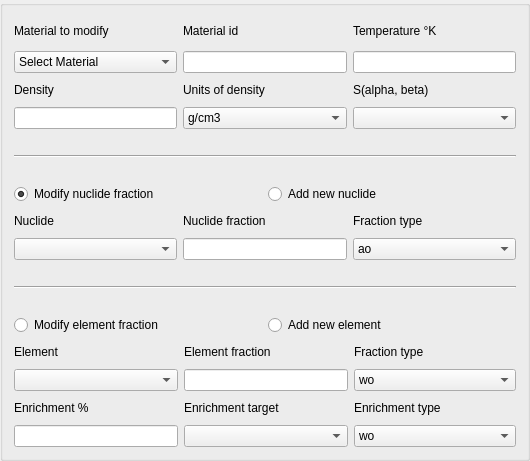
           <widget class="QGroupBox" name="groupBox_3">
            <property name="minimumSize">
             <size>
              <width>530</width>
              <height>0</height>
             </size>
            </property>
            <property name="maximumSize">
             <size>
              <width>530</width>
              <height>16777215</height>
             </size>
            </property>
            <property name="title">
             <string/>
            </property>
            <layout class="QGridLayout" name="gridLayout_21">
             <item row="0" column="0">
              <layout class="QGridLayout" name="gridLayout_14">
               <item row="0" column="0">
                <widget class="QLabel" name="label_48">
                 <property name="sizePolicy">
                  <sizepolicy hsizetype="Preferred" vsizetype="Preferred">
                   <horstretch>0</horstretch>
                   <verstretch>0</verstretch>
                  </sizepolicy>
                 </property>
                 <property name="minimumSize">
                  <size>
                   <width>162</width>
                   <height>28</height>
                  </size>
                 </property>
                 <property name="text">
                  <string>Material to modify</string>
                 </property>
                </widget>
               </item>
               <item row="0" column="1">
                <widget class="QLabel" name="label_40">
                 <property name="sizePolicy">
                  <sizepolicy hsizetype="Preferred" vsizetype="Preferred">
                   <horstretch>0</horstretch>
                   <verstretch>0</verstretch>
                  </sizepolicy>
                 </property>
                 <property name="minimumSize">
                  <size>
                   <width>162</width>
                   <height>28</height>
                  </size>
                 </property>
                 <property name="text">
                  <string>Material id</string>
                 </property>
                </widget>
               </item>
               <item row="0" column="2">
                <widget class="QLabel" name="label_44">
                 <property name="sizePolicy">
                  <sizepolicy hsizetype="Preferred" vsizetype="Preferred">
                   <horstretch>0</horstretch>
                   <verstretch>0</verstretch>
                  </sizepolicy>
                 </property>
                 <property name="minimumSize">
                  <size>
                   <width>162</width>
                   <height>28</height>
                  </size>
                 </property>
                 <property name="text">
                  <string>Temperature °K</string>
                 </property>
                </widget>
               </item>
               <item row="1" column="1">
                <widget class="QLineEdit" name="Mat_ID_LE">
                 <property name="sizePolicy">
                  <sizepolicy hsizetype="Preferred" vsizetype="Preferred">
                   <horstretch>0</horstretch>
                   <verstretch>0</verstretch>
                  </sizepolicy>
                 </property>
                 <property name="minimumSize">
                  <size>
                   <width>162</width>
                   <height>22</height>
                  </size>
                 </property>
                 <property name="maximumSize">
                  <size>
                   <width>16777215</width>
                   <height>22</height>
                  </size>
                 </property>
                </widget>
               </item>
               <item row="1" column="2">
                <widget class="QLineEdit" name="Temp_LE">
                 <property name="enabled">
                  <bool>true</bool>
                 </property>
                 <property name="sizePolicy">
                  <sizepolicy hsizetype="Preferred" vsizetype="Preferred">
                   <horstretch>0</horstretch>
                   <verstretch>0</verstretch>
                  </sizepolicy>
                 </property>
                 <property name="minimumSize">
                  <size>
                   <width>162</width>
                   <height>22</height>
                  </size>
                 </property>
                 <property name="maximumSize">
                  <size>
                   <width>16777215</width>
                   <height>22</height>
                  </size>
                 </property>
                </widget>
               </item>
               <item row="2" column="0">
                <widget class="QLabel" name="label_49">
                 <property name="sizePolicy">
                  <sizepolicy hsizetype="Preferred" vsizetype="Preferred">
                   <horstretch>0</horstretch>
                   <verstretch>0</verstretch>
                  </sizepolicy>
                 </property>
                 <property name="minimumSize">
                  <size>
                   <width>162</width>
                   <height>22</height>
                  </size>
                 </property>
                 <property name="maximumSize">
                  <size>
                   <width>16777215</width>
                   <height>22</height>
                  </size>
                 </property>
                 <property name="text">
                  <string>Density</string>
                 </property>
                </widget>
               </item>
               <item row="2" column="1">
                <widget class="QLabel" name="label_50">
                 <property name="sizePolicy">
                  <sizepolicy hsizetype="Preferred" vsizetype="Preferred">
                   <horstretch>0</horstretch>
                   <verstretch>0</verstretch>
                  </sizepolicy>
                 </property>
                 <property name="minimumSize">
                  <size>
                   <width>162</width>
                   <height>22</height>
                  </size>
                 </property>
                 <property name="maximumSize">
                  <size>
                   <width>16777215</width>
                   <height>22</height>
                  </size>
                 </property>
                 <property name="text">
                  <string>Units of density</string>
                 </property>
                </widget>
               </item>
               <item row="2" column="2">
                <widget class="QLabel" name="label_34">
                 <property name="sizePolicy">
                  <sizepolicy hsizetype="Preferred" vsizetype="Preferred">
                   <horstretch>0</horstretch>
                   <verstretch>0</verstretch>
                  </sizepolicy>
                 </property>
                 <property name="minimumSize">
                  <size>
                   <width>162</width>
                   <height>22</height>
                  </size>
                 </property>
                 <property name="maximumSize">
                  <size>
                   <width>16777215</width>
                   <height>22</height>
                  </size>
                 </property>
                 <property name="text">
                  <string>S(alpha, beta)</string>
                 </property>
                </widget>
               </item>
               <item row="3" column="0">
                <widget class="QLineEdit" name="Density_LE">
                 <property name="sizePolicy">
                  <sizepolicy hsizetype="Preferred" vsizetype="Preferred">
                   <horstretch>0</horstretch>
                   <verstretch>0</verstretch>
                  </sizepolicy>
                 </property>
                 <property name="minimumSize">
                  <size>
                   <width>162</width>
                   <height>22</height>
                  </size>
                 </property>
                 <property name="maximumSize">
                  <size>
                   <width>16777215</width>
                   <height>22</height>
                  </size>
                 </property>
                </widget>
               </item>
               <item row="3" column="1">
                <widget class="QComboBox" name="Density_Unit_CB">
                 <property name="sizePolicy">
                  <sizepolicy hsizetype="Preferred" vsizetype="Preferred">
                   <horstretch>0</horstretch>
                   <verstretch>0</verstretch>
                  </sizepolicy>
                 </property>
                 <property name="minimumSize">
                  <size>
                   <width>162</width>
                   <height>22</height>
                  </size>
                 </property>
                 <property name="maximumSize">
                  <size>
                   <width>16777215</width>
                   <height>22</height>
                  </size>
                 </property>
                 <item>
                  <property name="text">
                   <string>g/cm3</string>
                  </property>
                 </item>
                 <item>
                  <property name="text">
                   <string>g/cc</string>
                  </property>
                 </item>
                 <item>
                  <property name="text">
                   <string>kg/m3</string>
                  </property>
                 </item>
                 <item>
                  <property name="text">
                   <string>atom/b-cm</string>
                  </property>
                 </item>
                 <item>
                  <property name="text">
                   <string>atom/cm3</string>
                  </property>
                 </item>
                 <item>
                  <property name="text">
                   <string>sum</string>
                  </property>
                 </item>
                 <item>
                  <property name="text">
                   <string>macro</string>
                  </property>
                 </item>
                </widget>
               </item>
               <item row="3" column="2">
                <widget class="QComboBox" name="SAB_CB">
                 <property name="sizePolicy">
                  <sizepolicy hsizetype="Preferred" vsizetype="Preferred">
                   <horstretch>0</horstretch>
                   <verstretch>0</verstretch>
                  </sizepolicy>
                 </property>
                 <property name="minimumSize">
                  <size>
                   <width>162</width>
                   <height>22</height>
                  </size>
                 </property>
                 <property name="maximumSize">
                  <size>
                   <width>16777215</width>
                   <height>22</height>
                  </size>
                 </property>
                </widget>
               </item>
               <item row="1" column="0">
                <widget class="QComboBox" name="Mat_List_CB">
                 <property name="minimumSize">
                  <size>
                   <width>0</width>
                   <height>22</height>
                  </size>
                 </property>
                 <property name="maximumSize">
                  <size>
                   <width>16777215</width>
                   <height>22</height>
                  </size>
                 </property>
                 <item>
                  <property name="text">
                   <string>Select Material</string>
                  </property>
                 </item>
                </widget>
               </item>
              </layout>
             </item>
             <item row="4" column="0">
              <layout class="QHBoxLayout" name="horizontalLayout">
               <item>
                <widget class="QRadioButton" name="Nucl_Modif_RB">
                 <property name="text">
                  <string>Modify nuclide fraction</string>
                 </property>
                 <property name="checkable">
                  <bool>true</bool>
                 </property>
                 <property name="checked">
                  <bool>true</bool>
                 </property>
                 <attribute name="buttonGroup">
                  <string notr="true">buttonGroup</string>
                 </attribute>
                </widget>
               </item>
               <item>
                <widget class="QRadioButton" name="Nucl_Add_RB">
                 <property name="text">
                  <string>Add new nuclide</string>
                 </property>
                 <attribute name="buttonGroup">
                  <string notr="true">buttonGroup</string>
                 </attribute>
                </widget>
               </item>
              </layout>
             </item>
             <item row="5" column="0">
              <layout class="QGridLayout" name="gridLayout_18">
               <item row="0" column="0">
                <widget class="QLabel" name="label_4">
                 <property name="minimumSize">
                  <size>
                   <width>162</width>
                   <height>22</height>
                  </size>
                 </property>
                 <property name="maximumSize">
                  <size>
                   <width>16777215</width>
                   <height>22</height>
                  </size>
                 </property>
                 <property name="text">
                  <string>Nuclide</string>
                 </property>
                </widget>
               </item>
               <item row="0" column="1">
                <widget class="QLabel" name="label_5">
                 <property name="minimumSize">
                  <size>
                   <width>162</width>
                   <height>22</height>
                  </size>
                 </property>
                 <property name="maximumSize">
                  <size>
                   <width>16777215</width>
                   <height>22</height>
                  </size>
                 </property>
                 <property name="text">
                  <string>Nuclide fraction</string>
                 </property>
                </widget>
               </item>
               <item row="0" column="2">
                <widget class="QLabel" name="label_6">
                 <property name="minimumSize">
                  <size>
                   <width>162</width>
                   <height>22</height>
                  </size>
                 </property>
                 <property name="maximumSize">
                  <size>
                   <width>16777215</width>
                   <height>22</height>
                  </size>
                 </property>
                 <property name="text">
                  <string>Fraction type</string>
                 </property>
                </widget>
               </item>
               <item row="1" column="0">
                <widget class="QComboBox" name="Nuclide_CB">
                 <property name="minimumSize">
                  <size>
                   <width>162</width>
                   <height>22</height>
                  </size>
                 </property>
                 <property name="maximumSize">
                  <size>
                   <width>16777215</width>
                   <height>22</height>
                  </size>
                 </property>
                 <property name="currentText">
                  <string/>
                 </property>
                 <property name="currentIndex">
                  <number>-1</number>
                 </property>
                </widget>
               </item>
               <item row="1" column="1">
                <widget class="QLineEdit" name="Percent_Nuclide_LE">
                 <property name="sizePolicy">
                  <sizepolicy hsizetype="Preferred" vsizetype="Fixed">
                   <horstretch>0</horstretch>
                   <verstretch>0</verstretch>
                  </sizepolicy>
                 </property>
                 <property name="minimumSize">
                  <size>
                   <width>162</width>
                   <height>22</height>
                  </size>
                 </property>
                 <property name="maximumSize">
                  <size>
                   <width>16777215</width>
                   <height>22</height>
                  </size>
                 </property>
                </widget>
               </item>
               <item row="1" column="2">
                <widget class="QComboBox" name="Percent_Nuc_Type_CB">
                 <property name="minimumSize">
                  <size>
                   <width>162</width>
                   <height>22</height>
                  </size>
                 </property>
                 <property name="maximumSize">
                  <size>
                   <width>16777215</width>
                   <height>22</height>
                  </size>
                 </property>
                 <item>
                  <property name="text">
                   <string>ao</string>
                  </property>
                 </item>
                 <item>
                  <property name="text">
                   <string>wo</string>
                  </property>
                 </item>
                </widget>
               </item>
              </layout>
             </item>
             <item row="9" column="0">
              <layout class="QHBoxLayout" name="horizontalLayout_2">
               <item>
                <widget class="QRadioButton" name="Elm_Modif_RB">
                 <property name="text">
                  <string>Modify element fraction</string>
                 </property>
                 <property name="checked">
                  <bool>false</bool>
                 </property>
                 <attribute name="buttonGroup">
                  <string notr="true">buttonGroup</string>
                 </attribute>
                </widget>
               </item>
               <item>
                <widget class="QRadioButton" name="Elm_Add_RB">
                 <property name="text">
                  <string>Add new element</string>
                 </property>
                 <attribute name="buttonGroup">
                  <string notr="true">buttonGroup</string>
                 </attribute>
                </widget>
               </item>
              </layout>
             </item>
             <item row="10" column="0">
              <layout class="QGridLayout" name="gridLayout_19">
               <item row="0" column="0">
                <widget class="QLabel" name="label_51">
                 <property name="minimumSize">
                  <size>
                   <width>162</width>
                   <height>22</height>
                  </size>
                 </property>
                 <property name="maximumSize">
                  <size>
                   <width>16777215</width>
                   <height>22</height>
                  </size>
                 </property>
                 <property name="text">
                  <string>Element</string>
                 </property>
                </widget>
               </item>
               <item row="0" column="1">
                <widget class="QLabel" name="label_52">
                 <property name="minimumSize">
                  <size>
                   <width>162</width>
                   <height>22</height>
                  </size>
                 </property>
                 <property name="maximumSize">
                  <size>
                   <width>16777215</width>
                   <height>22</height>
                  </size>
                 </property>
                 <property name="text">
                  <string>Element fraction</string>
                 </property>
                </widget>
               </item>
               <item row="0" column="2">
                <widget class="QLabel" name="label_53">
                 <property name="minimumSize">
                  <size>
                   <width>162</width>
                   <height>22</height>
                  </size>
                 </property>
                 <property name="maximumSize">
                  <size>
                   <width>16777215</width>
                   <height>22</height>
                  </size>
                 </property>
                 <property name="text">
                  <string>Fraction type</string>
                 </property>
                </widget>
               </item>
               <item row="1" column="0">
                <widget class="QComboBox" name="Element_CB">
                 <property name="minimumSize">
                  <size>
                   <width>162</width>
                   <height>22</height>
                  </size>
                 </property>
                 <property name="maximumSize">
                  <size>
                   <width>16777215</width>
                   <height>22</height>
                  </size>
                 </property>
                </widget>
               </item>
               <item row="1" column="1">
                <widget class="QLineEdit" name="Percent_Element_LE">
                 <property name="minimumSize">
                  <size>
                   <width>162</width>
                   <height>22</height>
                  </size>
                 </property>
                 <property name="maximumSize">
                  <size>
                   <width>16777215</width>
                   <height>22</height>
                  </size>
                 </property>
                </widget>
               </item>
               <item row="1" column="2">
                <widget class="QComboBox" name="Percent_Ele_Type_CB">
                 <property name="minimumSize">
                  <size>
                   <width>162</width>
                   <height>22</height>
                  </size>
                 </property>
                 <property name="maximumSize">
                  <size>
                   <width>16777215</width>
                   <height>22</height>
                  </size>
                 </property>
                 <item>
                  <property name="text">
                   <string>wo</string>
                  </property>
                 </item>
                 <item>
                  <property name="text">
                   <string>ao</string>
                  </property>
                 </item>
                </widget>
               </item>
               <item row="2" column="0">
                <widget class="QLabel" name="label_54">
                 <property name="minimumSize">
                  <size>
                   <width>162</width>
                   <height>22</height>
                  </size>
                 </property>
                 <property name="maximumSize">
                  <size>
                   <width>16777215</width>
                   <height>22</height>
                  </size>
                 </property>
                 <property name="text">
                  <string>Enrichment %</string>
                 </property>
                </widget>
               </item>
               <item row="2" column="1">
                <widget class="QLabel" name="label_55">
                 <property name="minimumSize">
                  <size>
                   <width>162</width>
                   <height>22</height>
                  </size>
                 </property>
                 <property name="maximumSize">
                  <size>
                   <width>16777215</width>
                   <height>22</height>
                  </size>
                 </property>
                 <property name="text">
                  <string>Enrichment target</string>
                 </property>
                </widget>
               </item>
               <item row="2" column="2">
                <widget class="QLabel" name="label_56">
                 <property name="minimumSize">
                  <size>
                   <width>162</width>
                   <height>22</height>
                  </size>
                 </property>
                 <property name="maximumSize">
                  <size>
                   <width>16777215</width>
                   <height>22</height>
                  </size>
                 </property>
                 <property name="text">
                  <string>Enrichment type</string>
                 </property>
                </widget>
               </item>
               <item row="3" column="0">
                <widget class="QLineEdit" name="Enricht_LE">
                 <property name="minimumSize">
                  <size>
                   <width>162</width>
                   <height>22</height>
                  </size>
                 </property>
                 <property name="maximumSize">
                  <size>
                   <width>16777215</width>
                   <height>22</height>
                  </size>
                 </property>
                </widget>
               </item>
               <item row="3" column="1">
                <widget class="QComboBox" name="Enrichment_Target_CB"/>
               </item>
               <item row="3" column="2">
                <widget class="QComboBox" name="Enrichment_Type_CB">
                 <item>
                  <property name="text">
                   <string>wo</string>
                  </property>
                 </item>
                 <item>
                  <property name="text">
                   <string>ao</string>
                  </property>
                 </item>
                </widget>
               </item>
              </layout>
             </item>
             <item row="3" column="0">
              <spacer name="verticalSpacer_5">
               <property name="orientation">
                <enum>Qt::Vertical</enum>
               </property>
               <property name="sizeType">
                <enum>QSizePolicy::Maximum</enum>
               </property>
               <property name="sizeHint" stdset="0">
                <size>
                 <width>20</width>
                 <height>20</height>
                </size>
               </property>
              </spacer>
             </item>
             <item row="1" column="0">
              <spacer name="verticalSpacer_3">
               <property name="orientation">
                <enum>Qt::Vertical</enum>
               </property>
               <property name="sizeType">
                <enum>QSizePolicy::Maximum</enum>
               </property>
               <property name="sizeHint" stdset="0">
                <size>
                 <width>20</width>
                 <height>20</height>
                </size>
               </property>
              </spacer>
             </item>
             <item row="2" column="0">
              <widget class="Line" name="line">
               <property name="orientation">
                <enum>Qt::Horizontal</enum>
               </property>
              </widget>
             </item>
             <item row="7" column="0">
              <widget class="Line" name="line_2">
               <property name="orientation">
                <enum>Qt::Horizontal</enum>
               </property>
              </widget>
             </item>
             <item row="6" column="0">
              <spacer name="verticalSpacer_4">
               <property name="orientation">
                <enum>Qt::Vertical</enum>
               </property>
               <property name="sizeType">
                <enum>QSizePolicy::Maximum</enum>
               </property>
               <property name="sizeHint" stdset="0">
                <size>
                 <width>20</width>
                 <height>20</height>
                </size>
               </property>
              </spacer>
             </item>
             <item row="8" column="0">
              <spacer name="verticalSpacer_6">
               <property name="orientation">
                <enum>Qt::Vertical</enum>
               </property>
               <property name="sizeType">
                <enum>QSizePolicy::Maximum</enum>
               </property>
               <property name="sizeHint" stdset="0">
                <size>
                 <width>20</width>
                 <height>20</height>
                </size>
               </property>
              </spacer>
             </item>
            </layout>
           </widget>
